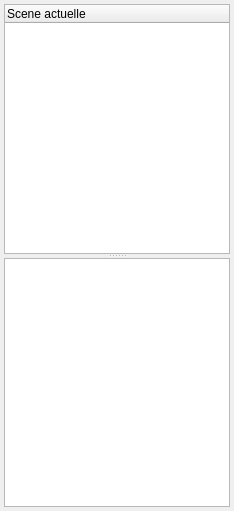
<?xml version="1.0" encoding="UTF-8"?>
<ui version="4.0">
 <class>sceneGraphBrowser</class>
 <widget class="QMainWindow" name="sceneGraphBrowser">
  <property name="geometry">
   <rect>
    <x>0</x>
    <y>0</y>
    <width>234</width>
    <height>511</height>
   </rect>
  </property>
  <property name="windowTitle">
   <string>Explorateur de la Scene</string>
  </property>
  <widget class="QWidget" name="centralwidget">
   <layout class="QVBoxLayout" name="verticalLayout">
    <property name="spacing">
     <number>3</number>
    </property>
    <property name="margin">
     <number>4</number>
    </property>
    <item>
     <widget class="QSplitter" name="splitter">
      <property name="orientation">
       <enum>Qt::Vertical</enum>
      </property>
      <widget class="QTreeWidget" name="sgTree">
       <column>
        <property name="text">
         <string>Scene actuelle</string>
        </property>
       </column>
      </widget>
      <widget class="QTableWidget" name="propertiesTable"/>
     </widget>
    </item>
   </layout>
  </widget>
  <widget class="QMenuBar" name="menubar">
   <property name="geometry">
    <rect>
     <x>0</x>
     <y>0</y>
     <width>234</width>
     <height>21</height>
    </rect>
   </property>
  </widget>
 </widget>
 <resources/>
 <connections/>
</ui>
